Frame 1 (no input): blank canvas, image omitted
Frame 60 (no input): blank canvas, image omitted
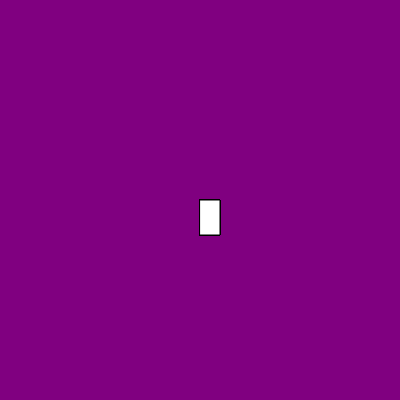
Frame 120 (the mouse pressed at the canvas centre since frame 60)

The p5.js sketch whose frames 1 and 60 were blank and that drew this single picture after the mouse press (run headless with seeded random() and noise() and a simulated clock; from frame 60 on, the mouse is pressed at the canvas centre):

// p5.js sketch
// ── sketch.js
function setup() {
    createCanvas(400, 400);
    background("purple")
  }
  
  function draw() {
    stroke("black");
    fill("white");
    
    
    if (mouseIsPressed) {
      rect(mouseX, mouseY, 20, 35);
    }
  }  
